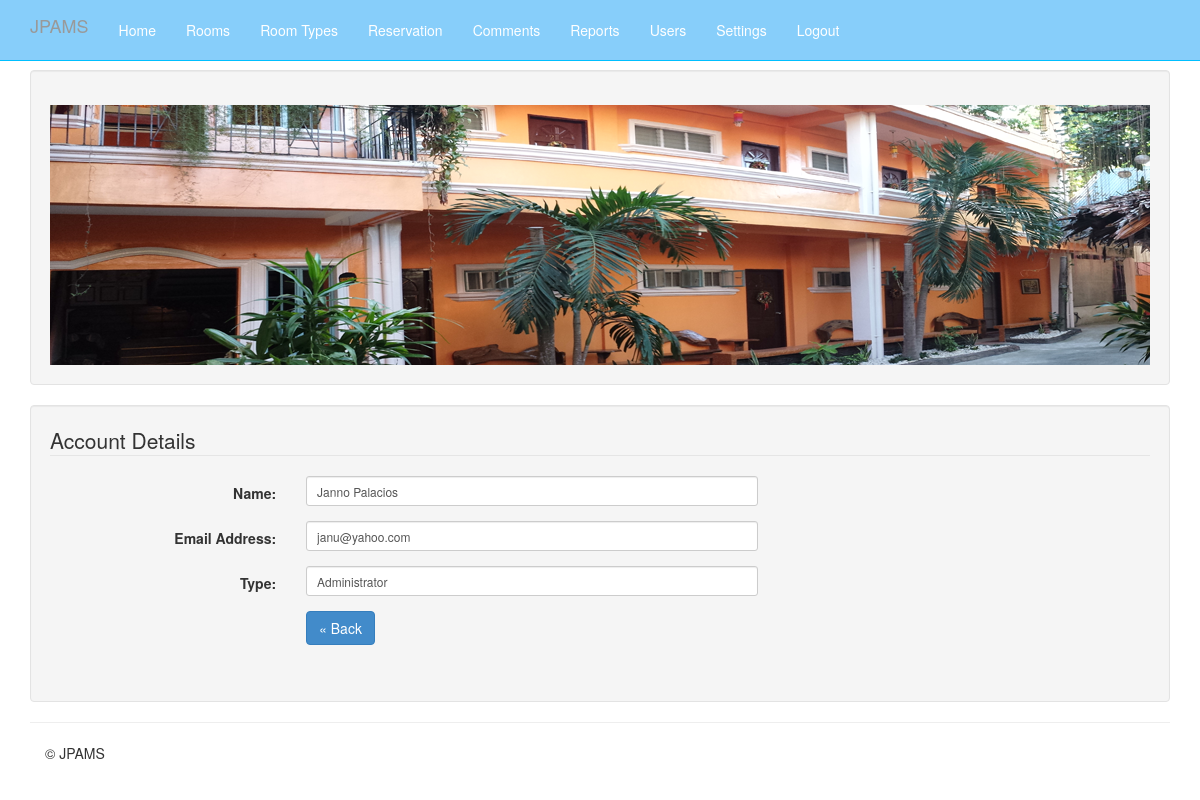
Page /Aplaya/admin/mod_users/index.php?view=view&id=5 (signed in) on the committed database.
### tables this page shows
CREATE TABLE `useraccounts` (
  `ACCOUNT_ID` int(11) NOT NULL,
  `ACCOUNT_NAME` varchar(255) NOT NULL,
  `ACCOUNT_USERNAME` varchar(255) NOT NULL,
  `ACCOUNT_PASSWORD` text NOT NULL,
  `ACCOUNT_TYPE` varchar(30) NOT NULL
);

### Aplaya/admin/mod_users/index.php (called while the page is built, shortened)
<?php
require_once '../themes/backendTemplate.php';
?>

### Aplaya/includes/database.php (called while the page is built, shortened)
<?php
class Database
{
	var $sql_string = '';
	private $conn;
	public function open_connection()
	{
		$this->conn = mysqli_connect(DB_SERVER, DB_USER, DB_PASS);
		if (!$this->conn) {
			echo "Problem in database connection! Contact administrator!";
			exit();
		} else {
			$db_select = mysqli_select_db($this->conn, DB_NAME);
		}
	}
	function setQuery($sql = '')
	{
		$this->sql_string = $sql;
	}
	function executeQuery()
	{
		$result = mysqli_query($this->conn, $this->sql_string);
		return $result;
	}
	private function confirm_query($result)
	{
		return $result;
	}
	function loadSingleResult()
	{
		$cur = $this->executeQuery();
		while ($row = mysqli_fetch_object($cur)) {
			return $data = $row;
		}
	}
}
$mydb = new Database();

### Aplaya/includes/member.php (called while the page is built, shortened)
<?php
require_once(__DIR__ . '/database.php');
class User
{
	protected static $tbl_name = "useraccounts";
	function single_user($id = 0)
	{
		global $mydb;
		$mydb->setQuery("SELECT * FROM " . self::$tbl_name . " Where `ACCOUNT_ID`= {$id} LIMIT 1");
		$cur = $mydb->loadSingleResult();
		return $cur;
	}
}

### Aplaya/admin/mod_users/view.php (the view, shortened to what this page needs)
<?php
$id=$_GET['id'];
$user = new User();
$result = $user->single_user($id);
?>
<form class="form-horizontal well span6" action="newuser.php" method="POST">
					<fieldset>
						<legend>Account Details</legend>
				          <div class="form-group">
				            <div class="col-md-8">
				              <label class="col-md-4 control-label" for=
				              "name">Name:</label>
				              <div class="col-md-8">
				                 <input class="form-control input-sm" id="name" name="name" placeholder=
													  "Account Name" type="text" value="<?php echo $result->ACCOUNT_NAME; ?>">
				              </div>
				            </div>
				          </div>
				          <div class="form-group">
				            <div class="col-md-8">
				              <label class="col-md-4 control-label" for=
				              "username">Email Address:</label>
				              <div class="col-md-8">
				                 <input class="form-control input-sm" id="username" name="username" placeholder=
													  "Email Address" type="text" value="<?php echo $result->ACCOUNT_USERNAME; ?>">
				              </div>
				            </div>
				          </div>
				          <div class="form-group">
				            <div class="col-md-8">
				              <label class="col-md-4 control-label" for=
				              "type">Type:</label>
				              <div class="col-md-8">
				              <input class="form-control input-sm" id="username" name="username" placeholder=
													  "Email Address" type="text" value="<?php echo $result->ACCOUNT_TYPE; ?>">
				              </div>
				            </div>
				          </div>
						 <div class="form-group">
				            <div class="col-md-8">
				              <label class="col-md-4 control-label" for=
				              "idno"></label>
				              <div class="col-md-8">
				                <input type="button" value="&laquo Back" class="btn btn-primary" onclick="window.location.href='index.php'" >
				              </div>
				            </div>
				          </div>
					</fieldset>
				<div class="form-group">
		            <div class="rows">
		              <div class="col-md-6">
		                <label class="col-md-6 control-label" for=
		                "otherperson"></label>
		                <div class="col-md-6">
		                </div>
		              </div>
		              <div class="col-md-6" align="right">
		               </div>
		          </div>
		          </div>
				</form>

### Aplaya/admin/css/offcanvas.css (style rules this page uses)
body { padding-top: 70px; }

### rows in the picture
useraccounts: name "Janno Palacios", username "janu@yahoo.com", username "Administrator"
